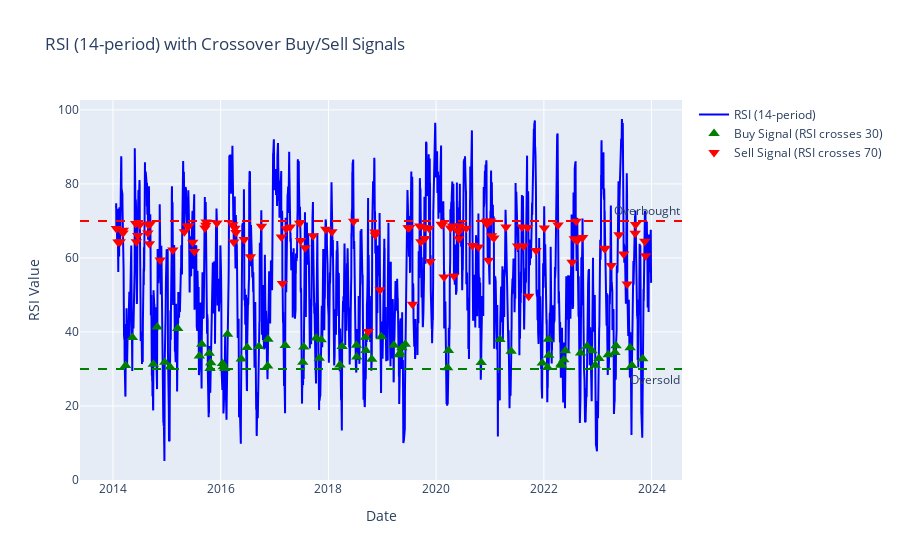

The notebook cell saved with this chart:
### Code cell
visualize_RSI(create_RSI(data),"TESLA")
